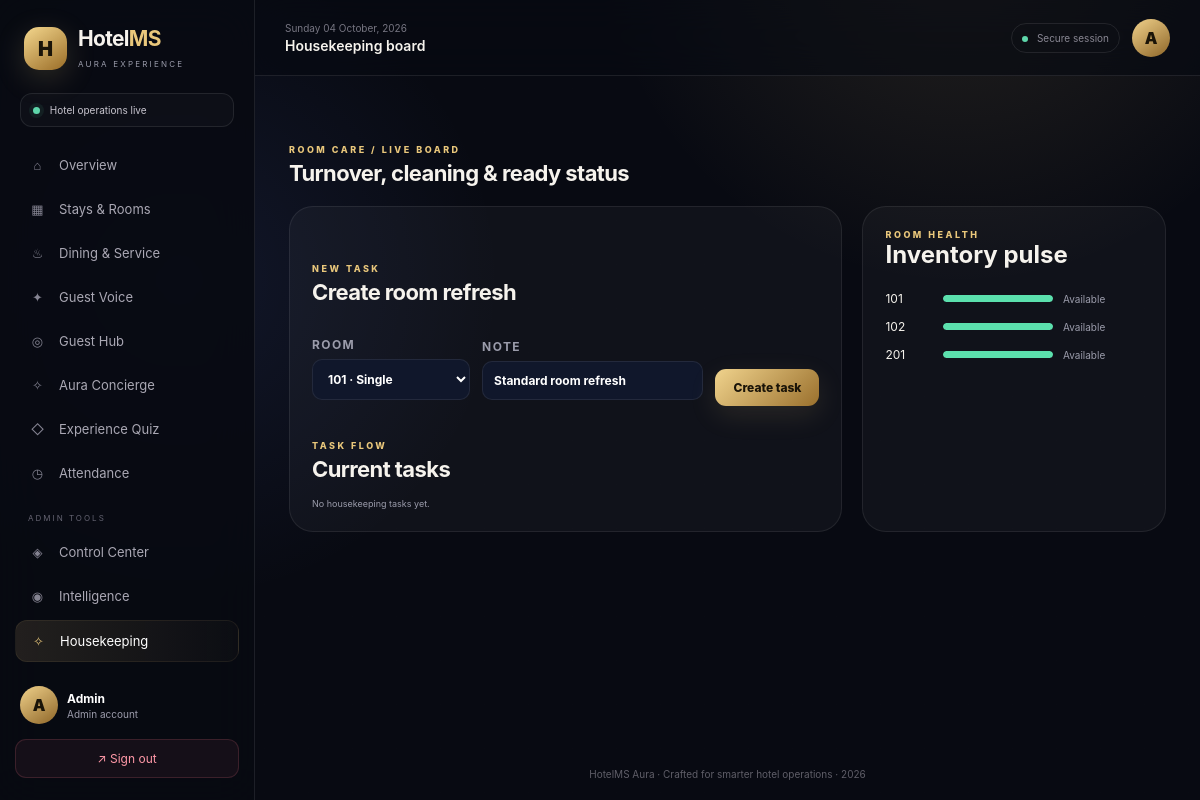
Page /housekeeping/ (signed in) on the committed database.
### models.py (models this page shows, shortened)
class User(UserMixin, db.Model):
    id = db.Column(db.Integer, primary_key=True)
    name = db.Column(db.String(120), nullable=False)
    email = db.Column(db.String(120), unique=True, nullable=False)
    password_hash = db.Column(db.String(255), nullable=False)
    role = db.Column(db.String(20), nullable=False, default="guest")
    created_at = db.Column(db.DateTime, default=datetime.utcnow)

class Room(db.Model):
    id = db.Column(db.Integer, primary_key=True)
    room_number = db.Column(db.String(10), unique=True, nullable=False)
    room_type = db.Column(db.String(50), nullable=False)  # Single, Double, Suite
    price_per_night = db.Column(db.Float, nullable=False)
    status = db.Column(db.String(20), default="available")  # available, booked, maintenance

### routes/housekeeping_routes.py (the view)
@housekeeping_bp.route('/')
@staff_required
def board():
    rooms = Room.query.order_by(Room.room_number).all()
    tasks = HousekeepingTask.query.order_by(HousekeepingTask.updated_at.desc()).all()
    return render_template('housekeeping/board.html', rooms=rooms, tasks=tasks)

### routes/housekeeping_routes.py (called while the page is built)
def staff_required(view):
    @wraps(view)
    @login_required
    def wrapped(*args, **kwargs):
        if current_user.role not in ('admin', 'staff'):
            abort(403)
        return view(*args, **kwargs)
    return wrapped

### templates/housekeeping/board.html (shortened to what this page needs)
{% extends "base.html" %}
{% block pagetitle %}Housekeeping board{% endblock %}
{% block content %}
<div class="section-heading"><div><span class="eyebrow">ROOM CARE / LIVE BOARD</span><h2>Turnover, cleaning & ready status</h2></div></div>
<div class="admin-grid">
<section class="panel"><div class="section-heading"><div><span class="eyebrow">NEW TASK</span><h2>Create room refresh</h2></div></div>
<form class="hk-form" method="POST" action="{{ url_for('housekeeping.create_task') }}"><label>Room<select name="room_id" required>{% for room in rooms %}<option value="{{ room.id }}">{{ room.room_number }} · {{ room.room_type }}</option>{% endfor %}</select></label><label>Note<input name="note" value="Standard room refresh"></label><button class="btn-primary" type="submit">Create task</button></form>
<div class="section-heading"><div><span class="eyebrow">TASK FLOW</span><h2>Current tasks</h2></div></div>
<div class="hk-list">{% for task in tasks %}<div class="hk-row"><div><b>Room {{ task.room.room_number }}</b><span>{{ task.note }}</span></div><form method="POST" action="{{ url_for('housekeeping.update_status', task_id=task.id) }}"><select name="status" onchange="this.form.submit()"><option value="pending" {% if task.status=='pending' %}selected{% endif %}>Pending</option><option value="cleaning" {% if task.status=='cleaning' %}selected{% endif %}>Cleaning</option><option value="ready" {% if task.status=='ready' %}selected{% endif %}>Ready</option></select></form></div>{% else %}<p class="muted">No housekeeping tasks yet.</p>{% endfor %}</div>
</section>
<section class="panel"><span class="eyebrow">ROOM HEALTH</span><h2>Inventory pulse</h2><div class="health-stack">{% for room in rooms %}<div class="health-row"><span>{{ room.room_number }}</span><div><i class="health-fill {% if room.status=='maintenance' %}maintenance{% endif %}" style="width:{% if room.status=='maintenance' %}38{% else %}100{% endif %}%"></i></div><small>{{ room.status }}</small></div>{% endfor %}</div></section>
</div>
{% endblock %}

### templates/base.html (shortened to what this page needs)
<!doctype html>
<html lang="en">
<head>
    <link rel="stylesheet" href="{{ url_for('static', filename='css/style.css') }}">
</head>
<body class="{% if current_user.is_authenticated %}app-shell{% else %}auth-shell{% endif %}">
{% if current_user.is_authenticated %}
<aside class="sidebar" id="sidebar">
    <div class="brand">
        <div class="brandmark">H</div>
        <div><h2>Hotel<span>MS</span></h2><small>AURA EXPERIENCE</small></div>
    </div>
    <div class="welcome-mini"><span class="pulse"></span> Hotel operations live</div>
    <nav class="nav">
        <a href="{{ url_for('auth.dashboard') }}" class="{{ 'active' if request.endpoint == 'auth.dashboard' }}"><i>⌂</i> Overview</a>
        <a href="{{ url_for('booking.rooms') }}" class="{{ 'active' if request.blueprint == 'booking' }}"><i>▦</i> Stays & Rooms</a>
        <a href="{{ url_for('service.menu') }}" class="{{ 'active' if request.blueprint == 'service' }}"><i>♨</i> Dining & Service</a>
        <a href="{{ url_for('review.list_reviews') }}" class="{{ 'active' if request.blueprint == 'review' }}"><i>✦</i> Guest Voice</a>
        <a href="{{ url_for('advanced.guest_hub') }}" class="{{ 'active' if request.endpoint == 'advanced.guest_hub' }}"><i>◎</i> Guest Hub</a>
        <a href="{{ url_for('advanced.concierge') }}" class="{{ 'active' if request.endpoint == 'advanced.concierge' }}"><i>✧</i> Aura Concierge</a>
        <a href="{{ url_for('quiz.quiz_home') }}" class="{{ 'active' if request.blueprint == 'quiz' }}"><i>◇</i> Experience Quiz</a>
        {% if current_user.role in ['teacher', 'admin'] %}
        <a href="{{ url_for('attendance.mark_attendance') }}" class="{{ 'active' if request.blueprint == 'attendance' }}"><i>◷</i> Attendance</a>
        {% elif current_user.role == 'student' %}
        <a href="{{ url_for('attendance.my_attendance') }}" class="{{ 'active' if request.blueprint == 'attendance' }}"><i>◷</i> My Attendance</a>
        {% endif %}
        {% if current_user.role == 'admin' %}
        <div class="nav-label">ADMIN TOOLS</div>
        <a href="{{ url_for('admin.control') }}" class="{{ 'active' if request.blueprint == 'admin' }}"><i>◈</i> Control Center</a>
        <a href="{{ url_for('advanced.analytics') }}" class="{{ 'active' if request.endpoint == 'advanced.analytics' }}"><i>◉</i> Intelligence</a>
        <a href="{{ url_for('housekeeping.board') }}" class="{{ 'active' if request.blueprint == 'housekeeping' }}"><i>✧</i> Housekeeping</a>
        <a href="{{ url_for('quiz.manage_questions') }}"><i>⚙</i> Quiz Control</a>
        {% endif %}
    </nav>
    <div class="sidebar-bottom">
        <div class="mini-profile"><div class="avatar">{{ current_user.name[0]|upper }}</div><div><strong>{{ current_user.name }}</strong><small>{{ current_user.role|capitalize }} account</small></div></div>
        <a class="logout" href="{{ url_for('auth.logout') }}">↗ Sign out</a>
    </div>
</aside>
<main class="main">
    <header class="topbar">
        <div class="top-left"><button class="menu" id="menuBtn">☰</button><div><div class="date" id="date"></div><h3>{% block pagetitle %}Welcome back{% endblock %}</h3></div></div>
        <div class="top-right"><div class="top-status"><span></span> Secure session</div><div class="avatar">{{ current_user.name[0]|upper }}</div></div>
    </header>
    <section class="content">
{% else %}
<main class="auth-wrapper">
{% endif %}
    {% block content %}{% endblock %}
{% if current_user.is_authenticated %}
    </section>
    <footer>HotelMS Aura · Crafted for smarter hotel operations · 2026</footer>
</main>
{% else %}
</main>
{% endif %}
</body>
</html>

### rows in the picture
User: name "A", name "Admin", role "Admin"
Room: room_number "101", status "Available"
Room: room_number "102", status "Available"
Room: room_number "201", status "Available"

### other values in the picture
form field room_id "101 · Single"
